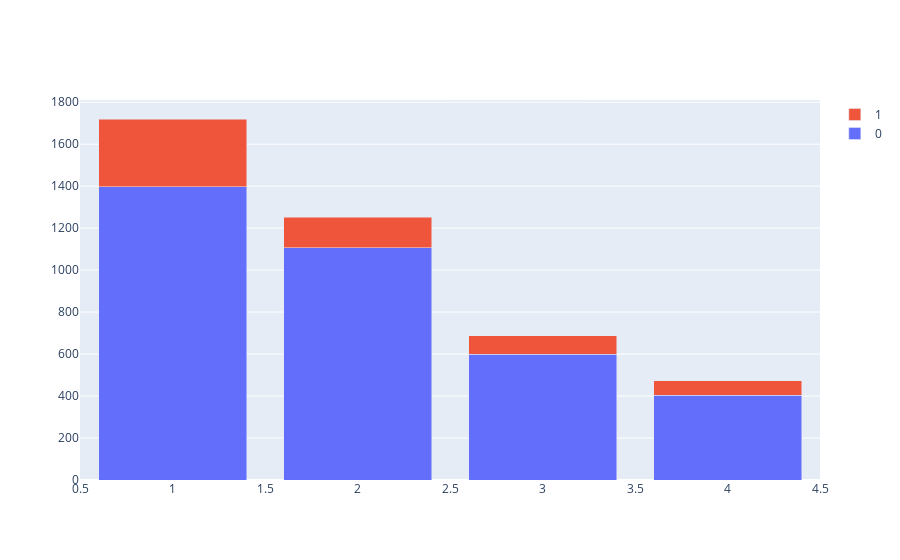

Notebook code cell kept with this figure:
### Code cell
draw_bar("education", df)

### Figure 1 — Plotly figure (JSON) as saved in the notebook; plotly's stock layout.template omitted (floating-point values rounded to 4 significant figures)
{"data": [{"name": "0", "type": "bar", "x": [1, 2, 3, 4], "y": [1397, 1106, 599, 403]}, {"name": "1", "type": "bar", "x": [1, 2, 3, 4], "y": [323, 147, 88, 70]}], "layout": {"barmode": "stack"}}
